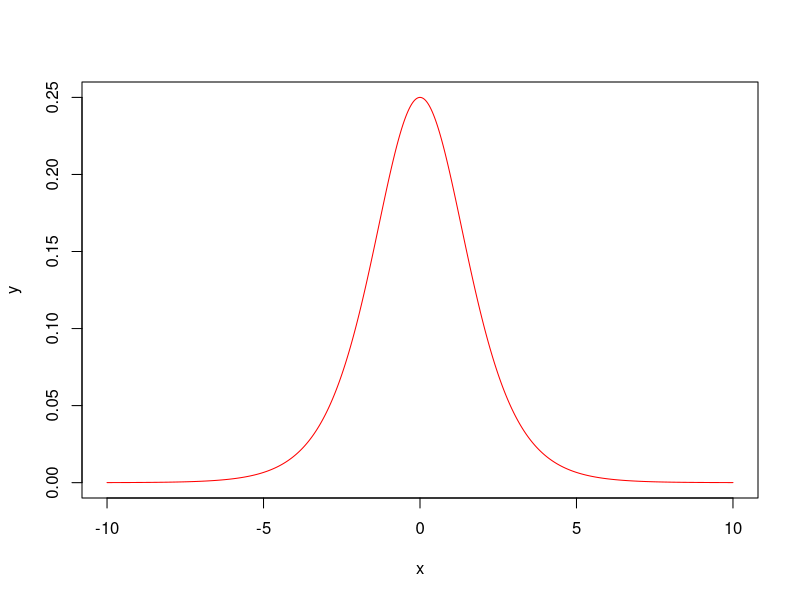
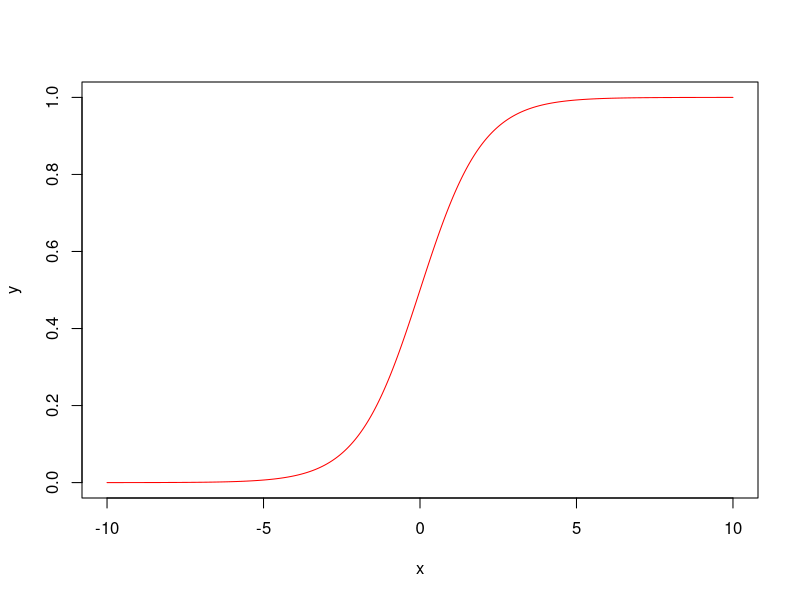
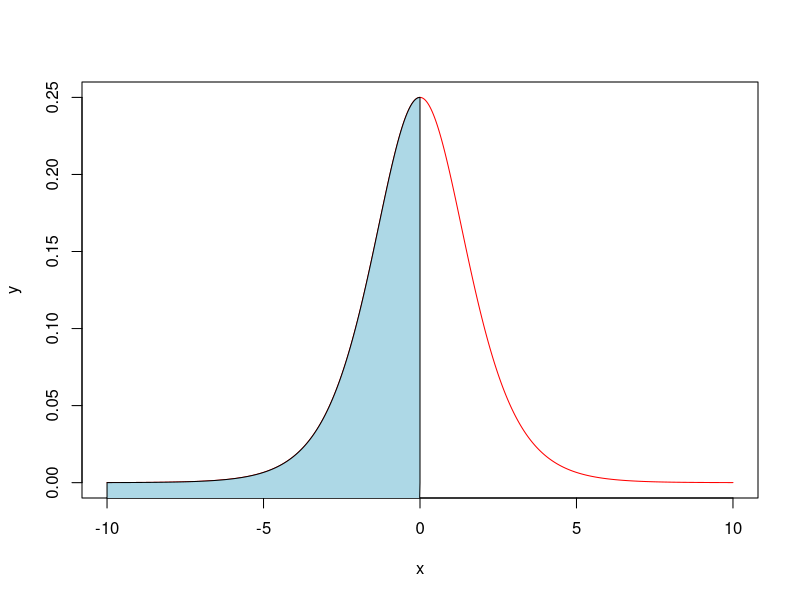
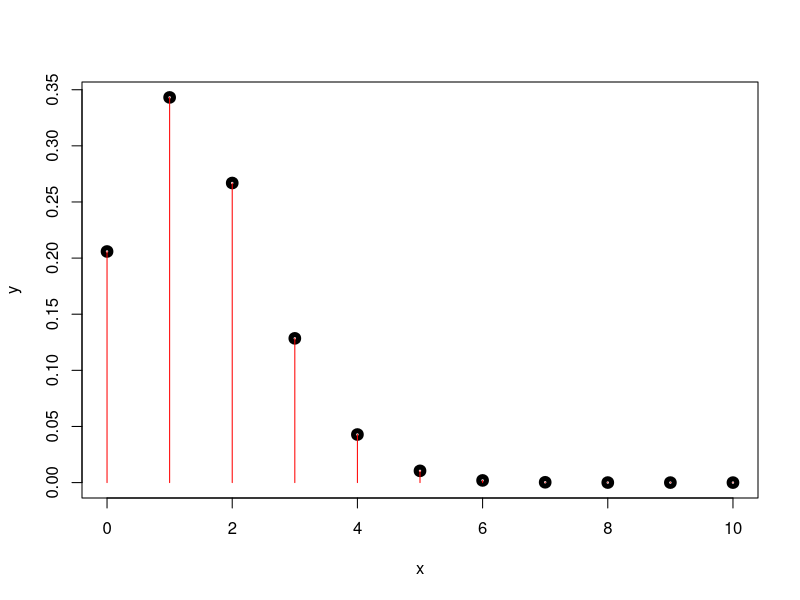
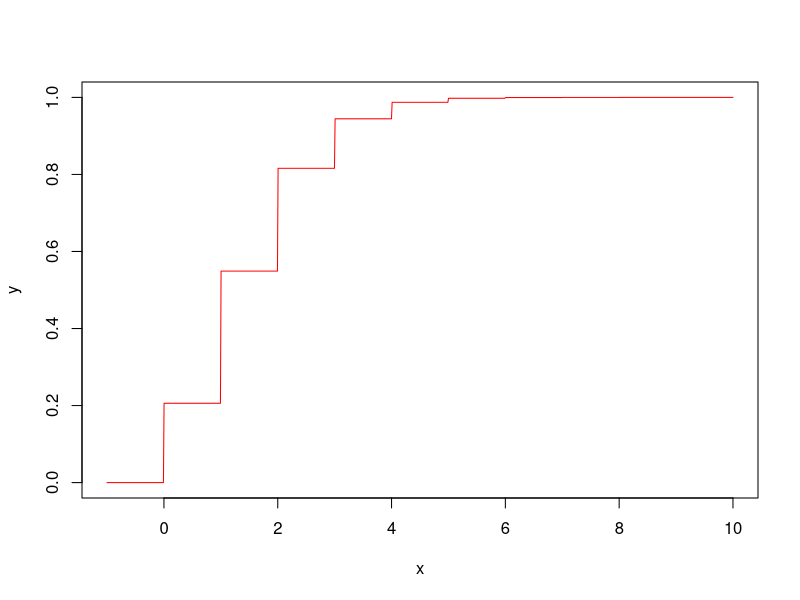
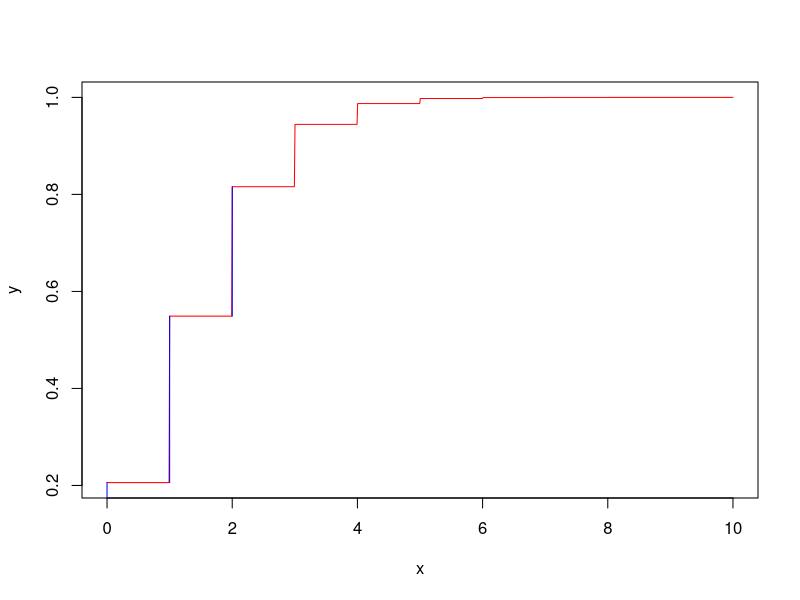
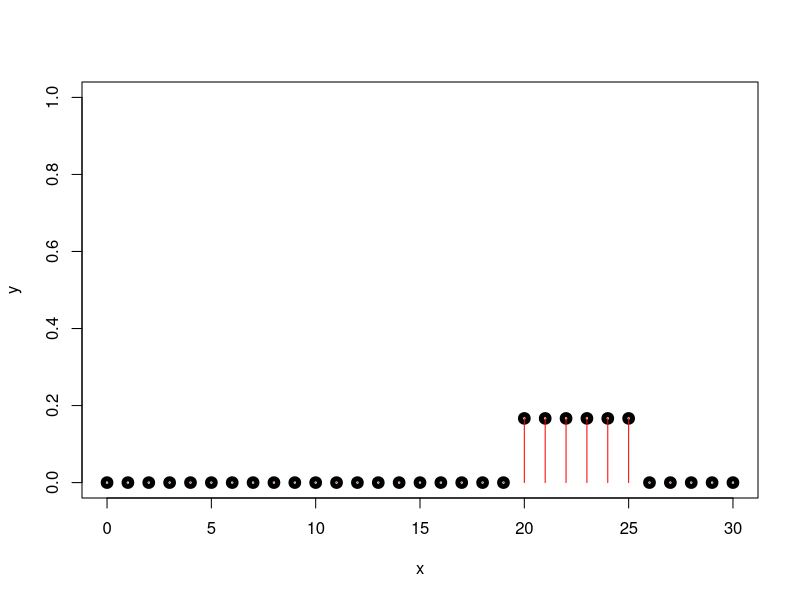
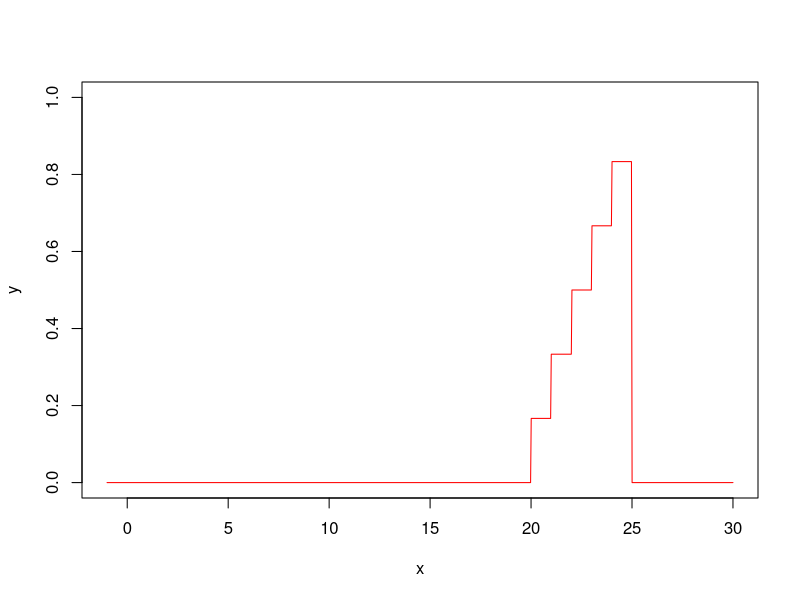

Generate these figures, in order, with R:
## ---- chunk 1
knitr::opts_chunk$set(echo = TRUE)
## ---- chunk 2
fd2 = function(x){
         return (exp(x)/(1 + exp(x))^2)
}
F2 = function(x){
      return (integrate(fd2,lower = -Inf, upper = x)$value)
}
F2 = Vectorize(F2, vectorize.args = "x")
a=0
b=1
# fct masa
x = seq(-10, 10, length.out = 1000)
y = fd2(x)
# fct repartitie
plot(x, y, type= "l", col="red")
x = seq(-10, 10, length.out = 1000)
y = F2(x) 

plot(x, y, type= "l", col="red")
x = seq(-10, 10, length.out = 1000)
y = fd2(x) 

plot(x, y, type= "l", col="red")
SelectProb = "P(x<=a)"            
if(SelectProb=="P(x<=a)"){
  x = seq(-10,a,length.out = 1000)
  y = fd2(x)
  polygon(c(-10,x,a), c(-10,y,0), col="light blue")
}else if(SelectProb=="P(x>=b)"){
  x = seq(b,10,length.out = 1000)
  y = fd2(x)
  polygon(c(b,x,10), c(0,y,0), col="light blue")
}else{
  x = seq(a,b,length.out = 1000)
  y = fd2(x)
  polygon(c(a,x,b), c(0,y,0), col="light blue")
}
  P2 = function(a, b=NULL, param=NULL)
  {
    if(is.null(b))
    {
       if(is.null(param))
       {
          return(F2(a))
       }
       else
       {
          return (1 - F2(a))
       }
    }
    else
    {
          return (F2(b) - F2(a))
    }
}


if(SelectProb=="P(x<=a)"){
  c("Probability: ", P2(a))
}else if(SelectProb=="P(x>=b)"){
  c("Probability: ", P2(b, param = 1))
}else{
  c("Probability: ", P2( a, b))
}
            
## ---- chunk 3

            # 6 G~~~~~~~~~~~~~~~~~~~~~~~~~~~~~~~~~~~~~~~~~~~~~~~~~~~~~~~~~~~~~~~~~~~~~~~~~~~~~~~~~~~~~~~~~
            
            ProbBit = 0.1
            NrIncercari = 15
            NrBiti = 10
            
            a = 2
            b = 4

            fm = function(x){
                return (dbinom(x, size = NrIncercari, prob = ProbBit))
            }
            F = function(x){
                return (pbinom(x, size = NrIncercari, prob = ProbBit))
            }
            F = Vectorize(F, vectorize.args = "x")
            # fct masa
                x = seq(0, NrBiti, by=1)
                y = fm(x)
                plot(x, y, lwd=5)
                segments(x, 0, x, y, col="red")
            # fct rept
                x = seq(-1, NrBiti, length.out = 1000)
                y = F(x) 
                plot(x, y, type= "l", col="red")
            
                x = seq(0, NrBiti, length.out = 1000)
                y = F(x)
                plot(x, y, type= "l", col="red")
                
                SelectProb = "P(x<=a)"
                
                if(SelectProb=="P(x<=a)"){
                    x = seq(0, a)
                    y = F(x)
                    for(i in 1:length(x)){
                        tmp = 0
                        if(i==1)
                            tmp = 0
                        else
                            tmp = y[i-1]
                        lines(c(x[i],x[i]), c(tmp,y[i]), col="blue")
                    }
                }else if(SelectProb=="P(x>=b)"){
                    x = seq(b, NrBiti)
                    y = F(x)
                    for(i in 1:length(x)){
                        tmp = 0
                        if(i==1)
                            tmp = 0
                        else
                            tmp = y[i-1]
                        lines(c(x[i],x[i]), c(tmp,y[i]), col="blue")
                    }
                }else{
                    x = seq(a, b)
                    y = F(x)
                    for(i in 1:length(x)){
                        tmp = 0
                        if(i==1)
                            tmp = 0
                        else
                            tmp = y[i-1]
                        lines(c(x[i],x[i]), c(tmp,y[i]), col="blue")
                    }
                }
            P = function(a, b=NULL, param=NULL)
            {
                if(is.null(b))
                {
                    if(is.null(param))
                    {
                        return(F(a))
                    }
                    else
                    {
                        return (1 - F(a))
                    }
                }
                else
                {
                    return (F(b) - F(a))
                }
            }
                if(SelectProb=="P(x<=a)"){
                        c("Probability: ", P(a))
                }else if(SelectProb=="P(x>=b)"){
                        c("Probability: ", P(b, param = 1)+fm(b))
                }else{
                        c("Probability: ", P(a, b)+fm(a))
                }
## ---- chunk 4

            # 12 G~~~~~~~~~~~~~~~~~~~~~~~~~~~~~~~~~~~~~~~~~~~~~~~~~~~~~~~~~~~~~~~~~~~~~~~~~~~~~~~~~~~~~~~~~
            # 
            aa = 20
            bb = 25
            a = 10
            b = 22
            interv = 30
            SelectProb="P(x>=b)"
            fm = function(x){
                if(x>=aa && x<=bb)
                    return(1/(bb-aa+1))
                else 
                    return (0)
            }
            F = function(x){
                if(x>=aa && x<bb)
                    return((1-aa+floor(x))/(bb-aa+1))
                else if(x==bb)
                    return (1)
                else 
                    return (0)
            }
            F = Vectorize(F, vectorize.args = "x")
            # fct masa
                x = seq(0, interv, by=1)
                y=fm(0)
                for(i in 1:interv){
                    y = c(y,fm(i))
                }
                plot(x, y, lwd=5, ylim = c(0,1))
                segments(x, 0, x, y, col="red")
            # fct rept
                x = seq(-1, interv, length.out = 1000)
                y = F(x)
                #y=F(0)
                #for(i in 1:50){
                #    y = c(y,F(i))
                #}
                #print(y)
                plot(x, y, type= "l", col="red", ylim = c(0,1))
              
                x = seq(0, interv, by=1)
                y=fm(0)
                for(i in 1:interv){
                    y = c(y,fm(i))
                }
                plot(x, y, lwd=5, ylim = c(0,1))
                #segments(x, 0, x, y, col="red")
                if(SelectProb=="P(x<=a)"){
                    x = seq(0, a, by=1)
                    y=fm(0)
                    for(i in 1:interv){
                        y = c(y,fm(i))
                    }
                    #plot(x, y, lwd=5, ylim = c(0,1))
                    x = seq(aa, a)
                    segments(x, 0, x, y, col="blue")
                }else if(SelectProb=="P(x>=b)"){
                    x = seq(b, interv, by=1)
                    y=fm(0)
                    for(i in 1:interv){
                        y = c(y,fm(i))
                    }
                    #plot(x, y, lwd=5, ylim = c(0,1))
                    x = seq(b, bb)
                    segments(x, 0, x, y, col="blue")
                }else{
                    x = seq(a, b, by=1)
                    y=fm(0)
                    for(i in 1:interv){
                        y = c(y,fm(i))
                    }
                    #plot(x, y, lwd=5, ylim = c(0,1))
                    x = seq(a, b)
                    segments(x, 0, x, y, col="blue")
                }
            P = function(a, b=NULL, param=NULL)
            {
                if(is.null(b))
                {
                    if(is.null(param))
                    {
                        return(F(a))
                    }
                    else
                    {
                        return (1 - F(a))
                    }
                }
                else
                {
                    return (F(b) - F(a))
                }
            }
                if(SelectProb=="P(x<=a)"){
                        c("Probability: ", P(a))
                }else if(SelectProb=="P(x>=b)"){
                        c("Probability: ", P(b, param = 1)+fm(b))
                }else{
                        c("Probability: ", P(a, b)+fm(a))
                }
## ---- chunk 5

            # 15 G~~~~~~~~~~~~~~~~~~~~~~~~~~~~~~~~~~~~~~~~~~~~~~~~~~~~~~~~~~~~~~~~~~~~~~~~~~~~~~~~~~~~~~~~~
            # 
            a = 3
            b = 6
            pr = 0.2
            k = 10
            SelectProb="P(a<=x<=b)"
            fm = function(x){
                return(dgeom(x, prob = pr))
            }
            F = function(x){
                return(pgeom(x, prob = pr))
            }
            F = Vectorize(F, vectorize.args = "x")
            # fct masa
                x = seq(0, k, by=1)
                y=fm(0)
                for(i in 1:k){
                    y = c(y,fm(i))
                }
                plot(x, y, lwd=5)
                segments(x, 0, x, y, col="red")
            # fct rep
                x = seq(-1, k, length.out = 1000)
                y = F(x)
                plot(x, y, type= "l", col="red")
                
                x = seq(0, k, by=1)
                y=fm(0)
                for(i in 1:k){
                    y = c(y,fm(i))
                }
                plot(x, y, lwd=5)
                #segments(x, 0, x, y, col="red")
                if(SelectProb=="P(x<=a)"){
                    x = seq(0, a, by=1)
                    y=fm(x)
                    #plot(x, y, lwd=5, ylim = c(0,1))
                    segments(x, 0, x, y, col="blue")
                }else if(SelectProb=="P(x>=b)"){
                    x = seq(b, k, by=1)
                    y=fm(x)
                    #plot(x, y, lwd=5, ylim = c(0,1))
                    segments(x, 0, x, y, col="blue")
                }else{
                    x = seq(a, b)
                    y=fm(x)
                    #plot(x, y, lwd=5, ylim = c(0,1))
                    segments(x, 0, x, y, col="blue")
                }
            P = function(a, b=NULL, param=NULL)
            {
                if(is.null(b))
                {
                    if(is.null(param))
                    {
                        return(F(a))
                    }
                    else
                    {
                        return (1 - F(a))
                    }
                }
                else
                {
                    return (F(b) - F(a))
                }
            }
                if(SelectProb=="P(x<=a)"){
                        c("Probability: ", P(a))
                }else if(SelectProb=="P(x>=b)"){
                        c("Probability: ", P(b, param = 1)+fm(b))
                }else{
                        c("Probability: ", P(a, b)+fm(a))
                }
            
## ---- chunk 6

            # 16 G~~~~~~~~~~~~~~~~~~~~~~~~~~~~~~~~~~~~~~~~~~~~~~~~~~~~~~~~~~~~~~~~~~~~~~~~~~~~~~~~~~~~~~~~~
            # 
            a = 4
            b = 7
            lmb = 10
            k2 = 25
            
            SelectProb="P(x>=b)"
            fm = function(x){
                return(dpois(x, lambda = lmb))
            }
            F = function(x){
                return(ppois(x, lambda = lmb))
            }
            F = Vectorize(F, vectorize.args = "x")
            # fct masa
                x = seq(0, k2, by=1)
                y=fm(0)
                for(i in 1:k2){
                    y = c(y,fm(i))
                }
                plot(x, y, lwd=5)
                segments(x, 0, x, y, col="red")
                
            # fct rep
                x = seq(-1, k2, length.out = 1000)
                y = F(x)
                plot(x, y, type= "l", col="red")
                
                x = seq(0, k2, by=1)
                y=fm(0)
                for(i in 1:k2){
                    y = c(y,fm(i))
                }
                plot(x, y, lwd=5)
                #segments(x, 0, x, y, col="red")
                if(SelectProb=="P(x<=a)"){
                    x = seq(0, a, by=1)
                    y=fm(x)
                    #plot(x, y, lwd=5, ylim = c(0,1))
                    segments(x, 0, x, y, col="blue")
                }else if(SelectProb=="P(x>=b)"){
                    x = seq(b, k2, by=1)
                    y=fm(x)
                    #plot(x, y, lwd=5, ylim = c(0,1))
                    segments(x, 0, x, y, col="blue")
                }else{
                    x = seq(a, b)
                    y=fm(x)
                    #plot(x, y, lwd=5, ylim = c(0,1))
                    segments(x, 0, x, y, col="blue")
                }
            P = function(a, b=NULL, param=NULL)
            {
                if(is.null(b))
                {
                    if(is.null(param))
                    {
                        return(F(a))
                    }
                    else
                    {
                        return (1 - F(a))
                    }
                }
                else
                {
                    return (F(b) - F(a))
                }
            }
                if(SelectProb=="P(x<=a)"){
                        c("Probability: ", P(a))
                }else if(SelectProb=="P(x>=b)"){
                        c("Probability: ", P(b, param = 1)+fm(b))
                }else{
                        c("Probability: ", P(a, b)+fm(a))
                }
## ---- chunk 7

            # 17 G~~~~~~~~~~~~~~~~~~~~~~~~~~~~~~~~~~~~~~~~~~~~~~~~~~~~~~~~~~~~~~~~~~~~~~~~~~~~~~~~~~~~~~~~~
            # 
            a = 12
            b = 16
            pr2 = 0.2
            k3 = 20
            r = 5
            
            SelectProb="P(x<=a)"
            fm = function(x){
                if(x>=r)
                    return(factorial(x-1)/(factorial(r-1)*factorial(x-r))*(1-pr2)^(x-r)*pr2^r)
                else
                    return (0)
            }
            F = function(x){
                if(x>=r)
                    return (fm(x)+F(x-1))
                else return (0)
            }
            F = Vectorize(F, vectorize.args = "x")
            # fct masa
                x = seq(0, k3, by=1)
                y=fm(0)
                for(i in 1:k3){
                    y = c(y,fm(i))
                }
                plot(x, y, lwd=5)
                segments(x, 0, x, y, col="red")
            # fct rep
                x = seq(-1, k3, length.out = 1000)
                y = F(x)
                plot(x, y, type= "l", col="red", ylim = c(0,1))
                
                x = seq(0, k3, by=1)
                y=fm(0)
                for(i in 1:k3){
                    y = c(y,fm(i))
                }
                plot(x, y, lwd=5)
                #segments(x, 0, x, y, col="red")
                if(SelectProb=="P(x<=a)"){
                    x = seq(0, a, by=1)
                    y=fm(0)
                    for(i in 1:a){
                        y = c(y,fm(i))
                    }
                    #plot(x, y, lwd=5, ylim = c(0,1))
                    #x = seq(r, a)
                    segments(x, 0, x, y, col="blue")
                }else if(SelectProb=="P(x>=b)"){
                    x = seq(b, k3, by=1)
                    y=fm(b)
                    for(i in b+1:k3){
                        y = c(y,fm(i))
                    }
                    #plot(x, y, lwd=5, ylim = c(0,1))
                    #x = seq(b, k3)
                    segments(x, 0, x, y, col="blue")
                }else{
                    x = seq(a, b, by=1)
                    y=fm(a)
                    for(i in a+1:b){
                        y = c(y,fm(i))
                    }
                    #plot(x, y, lwd=5, ylim = c(0,1))
                    #x = seq(a, b)
                    segments(x, 0, x, y, col="blue")
                }
                
            P = function(a, b=NULL, param=NULL)
            {
                if(is.null(b))
                {
                    if(is.null(param))
                    {
                        return(F(a))
                    }
                    else
                    {
                        return (1 - F(a))
                    }
                }
                else
                {
                    return (F(b) - F(a))
                }
            }
                if(SelectProb=="P(x<=a)"){
                        c("Probability: ", P(a))
                }else if(SelectProb=="P(x>=b)"){
                        c("Probability: ", P(b, param = 1)+fm(b))
                }else{
                        c("Probability: ", P(a, b)+fm(a))
                }
